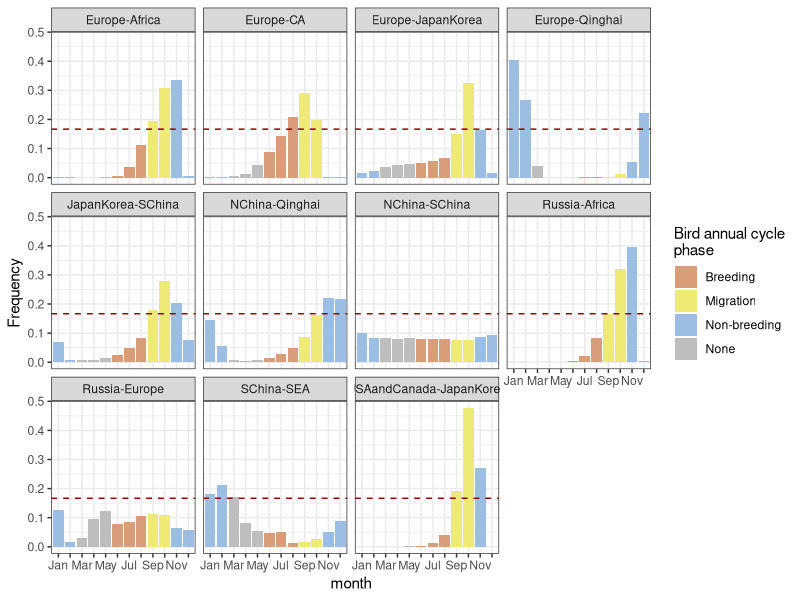
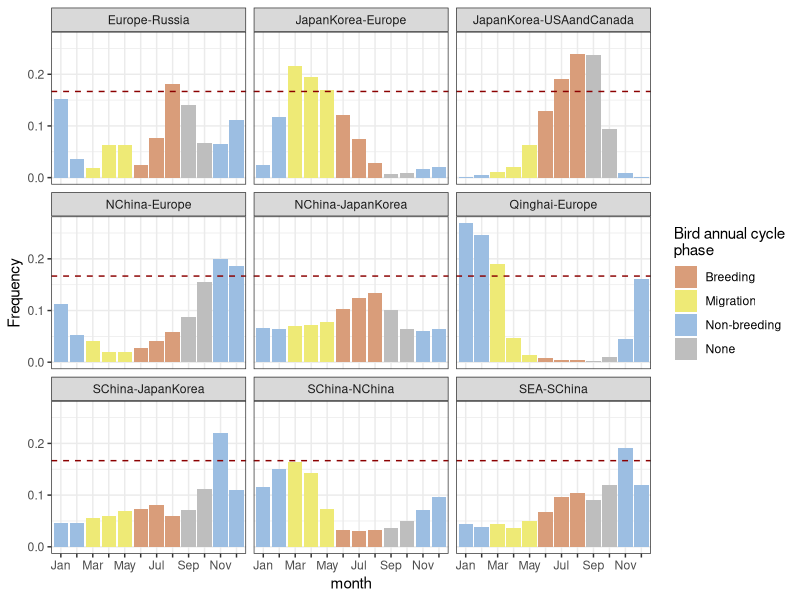
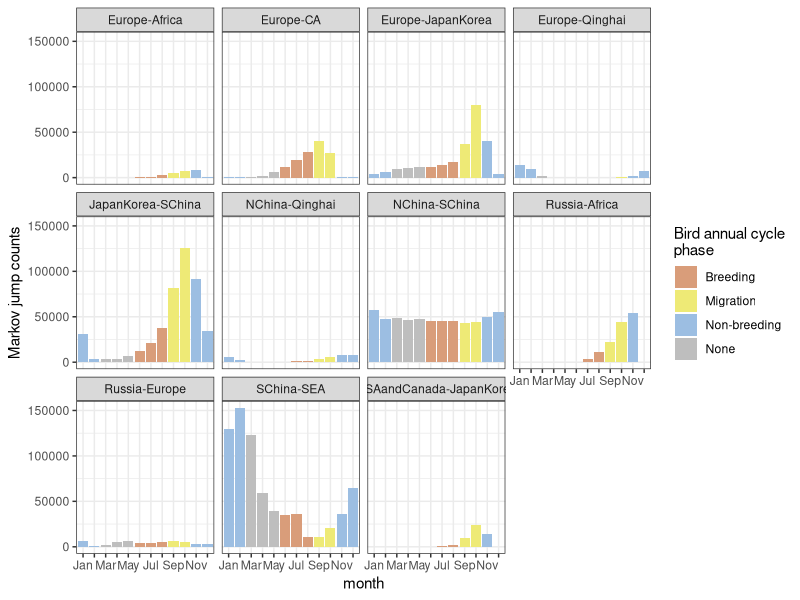
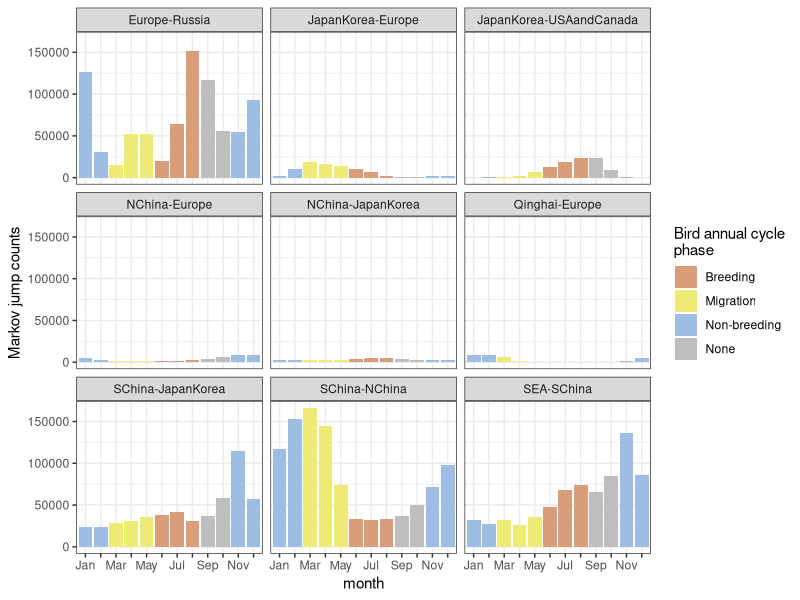
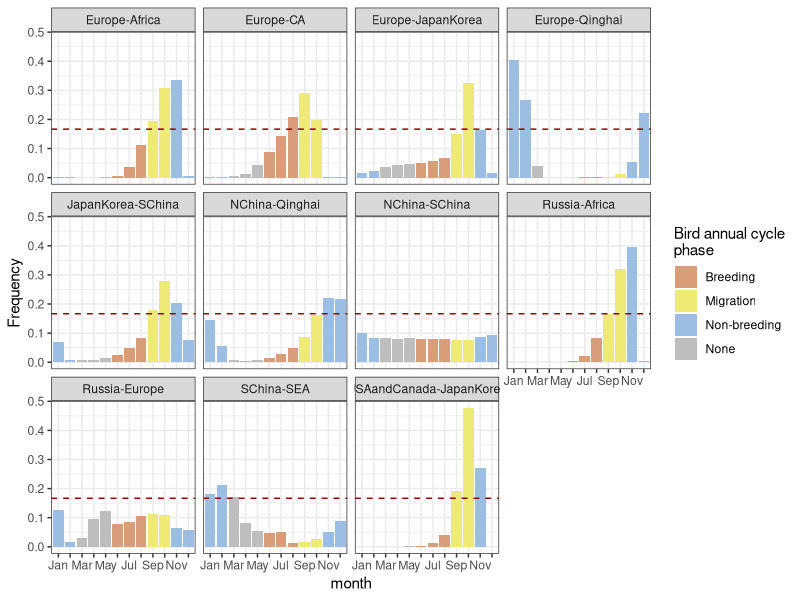
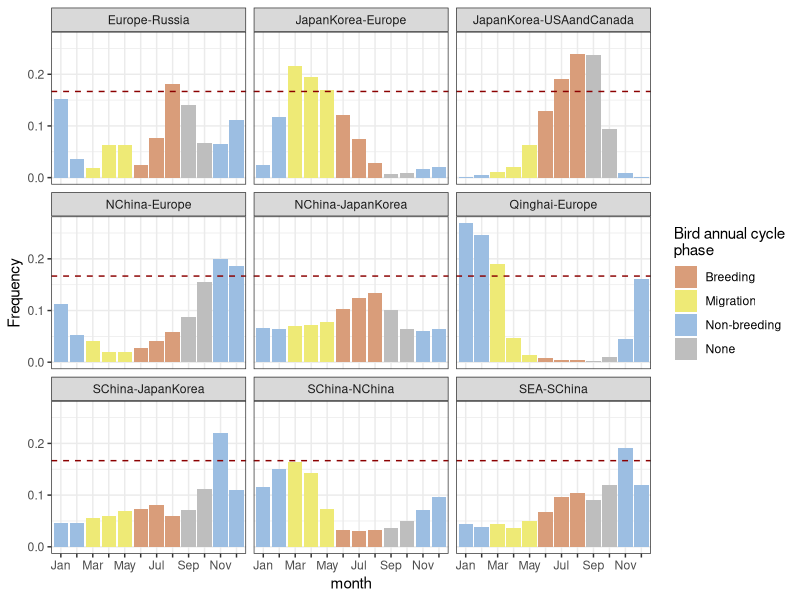
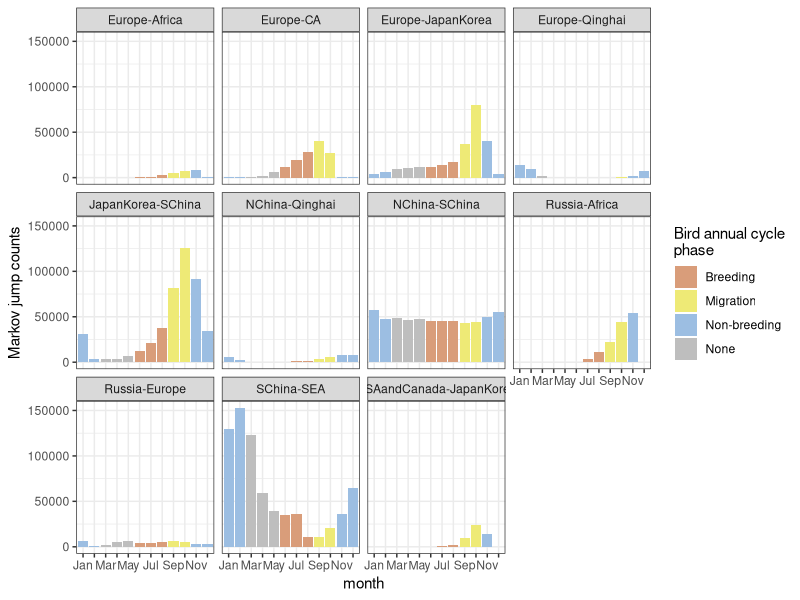
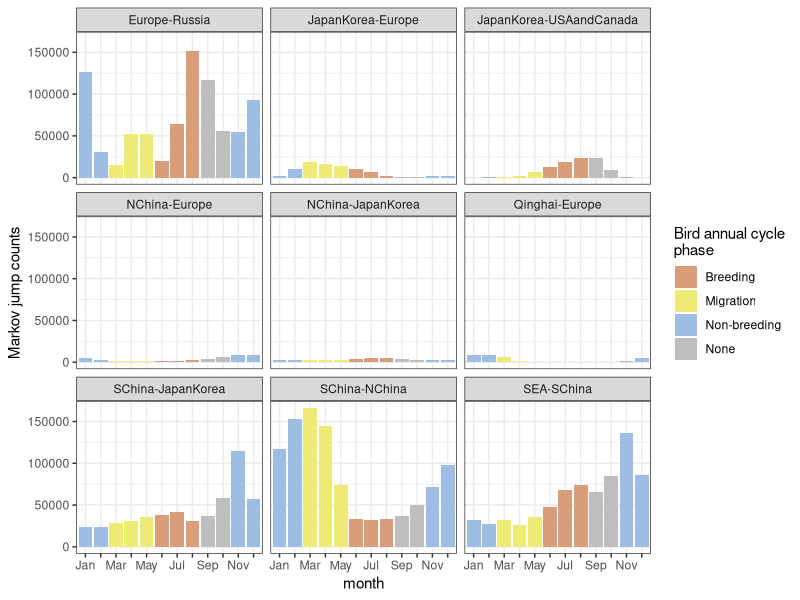

The R script that drew these images, in order:
# setwd('/Users/qiqiy/Documents/P2_WAI/manuscript/HPAI_Bird_world/Scripts/Correlation_bird_virus_continuous/code')
setwd('/Users/qiqiy/Documents/P2_WAI/manuscript/HPAI_Bird_world/Scripts/4Markov_jump')
mj <- read.csv('virus_od_month_migtimes_bf3.csv')
# mj <- read.csv('virus_od_month_migtimes_bf3_2.3.2.1.csv')
# mj <- read.csv('virus_od_month_migtimes_bf3_2.3.4.4New.csv')
library(dplyr)
loc <- read.csv('2.3.4.4f_location.csv')
# loc <- read.csv('2.3.2.1f_location.csv')
# loc <- read.csv('2.3.4.4Newf_location.csv')

for(i in 1:nrow(mj)){
  mj[i,'origin'] <- strsplit(mj[i,'od'],'-')[[1]][1]
  mj[i,'dest'] <- strsplit(mj[i,'od'],'-')[[1]][2]
}


mj <- mj %>%
  inner_join(loc,by=c('origin'='Location'))  %>%
  inner_join(loc,by=c('dest'='Location')) %>%
  mutate(direction=ifelse(lat.x-lat.y<0,'SN','NS'),delta_lat=lat.x-lat.y) %>%
  arrange(delta_lat)
routes <- unique(mj$od)
mj_yr <- mj %>%
  group_by(od) %>%
  summarise(yr_count=sum(counts))

mj <- mj %>%
  left_join(mj_yr) %>%
  mutate(freq = counts/yr_count)

month_bird_range <- read.table('month_bird_range.txt',header = TRUE)
library(tidyr)
month_bird_range <- month_bird_range %>%
  pivot_longer(cols=c('NS','SN'),names_to = 'direction',values_to = 'bird_range')
  

mj.color <- mj %>%
  left_join(month_bird_range,by=c("month"="Month","direction"="direction"))
  
library(ggplot2)
ggplot(data=mj.color %>% filter(direction=="NS"),mapping=aes(x=month,y=freq,fill=bird_range))+
  geom_col()+
  scale_x_discrete(limits = c("Jan", "Feb","Mar","Apr","May","Jun","Jul",
                              "Aug","Sep","Oct","Nov","Dec"), 
                   labels=c("Jan", "","Mar","","May",
                            "","Jul","","Sep","","Nov","")) + 
  facet_wrap(~od) +
  scale_fill_manual(values=c('#D99D7A','#EEEA76','#9CBEE2','grey'))+
  geom_hline(yintercept=1/6,linetype='dashed',colour='darkred') +
  ylab('Frequency') +
  labs(fill="Bird annual cycle\nphase")+
  theme_bw()
# ggsave(filename='MarkovJumpMonthDis_NS_2.3.2.1.png',width=9,height=6)
# ggsave(filename='MarkovJumpMonthDis_NS_2.3.4.4New.png',width=11)
ggsave(filename='MarkovJumpMonthDis_NS_2.3.4.4.png')

ggplot(data=mj.color %>% filter(direction=="SN"),mapping=aes(x=month,y=freq,fill=bird_range))+
  geom_col()+
  scale_x_discrete(limits = c("Jan", "Feb","Mar","Apr","May","Jun","Jul",
                              "Aug","Sep","Oct","Nov","Dec"), 
                   labels=c("Jan", "","Mar","","May",
                            "","Jul","","Sep","","Nov","")) + 
  facet_wrap(~od) +
  scale_fill_manual(values=c('#D99D7A','#EEEA76','#9CBEE2','grey'))+
  geom_hline(yintercept=1/6,linetype='dashed',colour='darkred') +
  ylab('Frequency') +
  labs(fill="Bird annual cycle\nphase")+
  theme_bw()
# ggsave(filename='MarkovJumpMonthDis_SN_2.3.2.1.png',width=9,height=6)
# ggsave(filename='MarkovJumpMonthDis_SN_2.3.4.4New.png',width=10)
ggsave(filename='MarkovJumpMonthDis_SN_2.3.4.4.png',width=10)

ggplot(data=mj.color %>% filter(direction=="NS"),mapping=aes(x=month,y=counts,fill=bird_range))+
  geom_col()+
  scale_x_discrete(limits = c("Jan", "Feb","Mar","Apr","May","Jun","Jul",
                              "Aug","Sep","Oct","Nov","Dec"), 
                   labels=c("Jan", "","Mar","","May",
                            "","Jul","","Sep","","Nov","")) + 
  facet_wrap(~od) +
  scale_fill_manual(values=c('#D99D7A','#EEEA76','#9CBEE2','grey'))+
  # geom_hline(yintercept=1/6,linetype='dashed',colour='darkred') +
  ylab('Markov jump counts') +
  labs(fill="Bird annual cycle\nphase")+
  theme_bw()
# ggsave(filename='MarkovJumpCountsMonthDis_NS_2.3.2.1.png',width=9,height=6)
# ggsave(filename='MarkovJumpCountsMonthDis_NS_2.3.4.4New.png',width=11)
ggsave(filename='MarkovJumpCountsMonthDis_NS_2.3.4.4.png',width=11)

ggplot(data=mj.color %>% filter(direction=="SN"),mapping=aes(x=month,y=counts,fill=bird_range))+
  geom_col()+
  scale_x_discrete(limits = c("Jan", "Feb","Mar","Apr","May","Jun","Jul",
                              "Aug","Sep","Oct","Nov","Dec"), 
                   labels=c("Jan", "","Mar","","May",
                            "","Jul","","Sep","","Nov","")) + 
  facet_wrap(~od) +
  scale_fill_manual(values=c('#D99D7A','#EEEA76','#9CBEE2','grey'))+
  # geom_hline(yintercept=1/6,linetype='dashed',colour='darkred') +
  ylab('Markov jump counts') +
  labs(fill="Bird annual cycle\nphase")+
  theme_bw()

ggsave(filename='MarkovJumpCountsMonthDis_SN_2.3.2.1.png',width=9,height=6)
# ggsave(filename='MarkovJumpCountsMonthDis_SN_2.3.4.4New.png',width=10)

